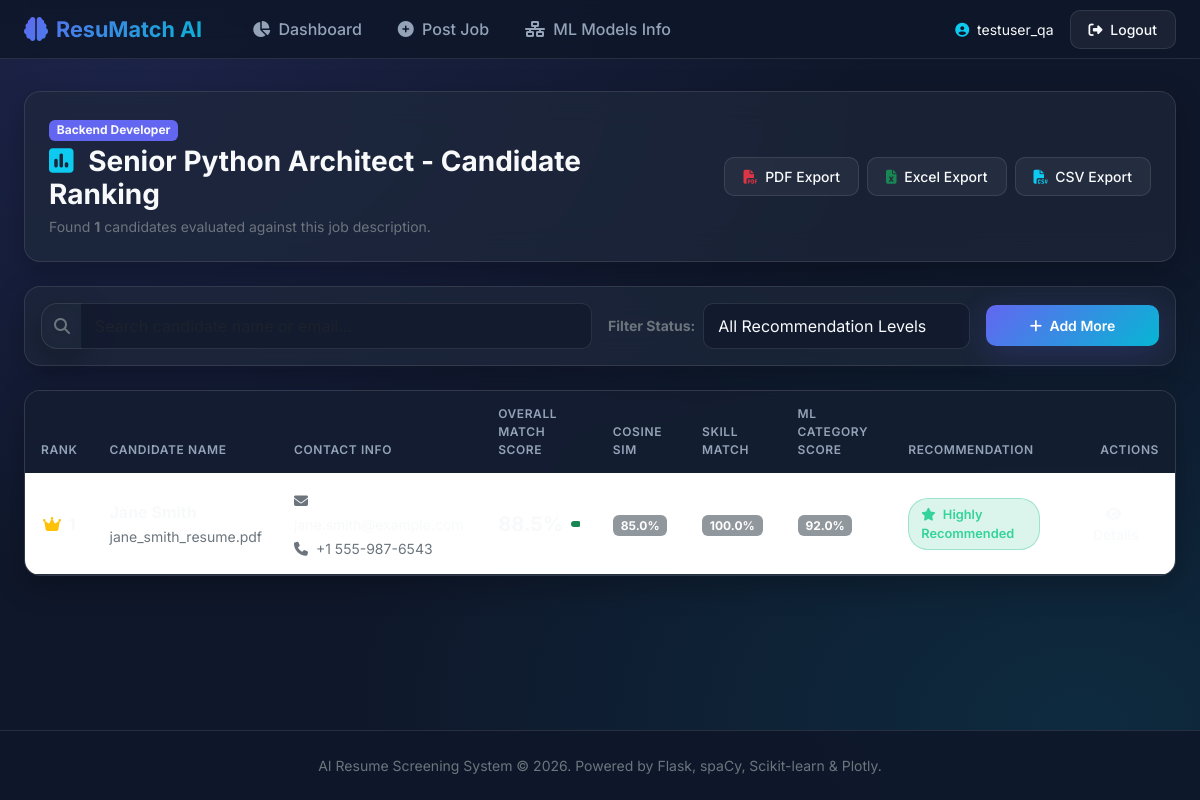
The app's page /results/11 (signed in) with its own data.
### tables this page shows
CREATE TABLE job_descriptions (
    id INTEGER PRIMARY KEY AUTOINCREMENT,
    user_id INTEGER NOT NULL,
    title TEXT NOT NULL,
    category TEXT NOT NULL,
    description_text TEXT NOT NULL,
    required_skills TEXT NOT NULL,
    created_at TIMESTAMP DEFAULT CURRENT_TIMESTAMP,
    FOREIGN KEY (user_id) REFERENCES users(id) ON DELETE CASCADE
);

CREATE TABLE results (
    id INTEGER PRIMARY KEY AUTOINCREMENT,
    job_id INTEGER NOT NULL,
    resume_id INTEGER NOT NULL,
    matching_score REAL NOT NULL,
    cosine_similarity REAL NOT NULL,
    skill_match_score REAL NOT NULL,
    ml_probability REAL NOT NULL,
    missing_skills TEXT,
    suitability_prediction TEXT NOT NULL,
    status TEXT NOT NULL,
    created_at TIMESTAMP DEFAULT CURRENT_TIMESTAMP,
    FOREIGN KEY (job_id) REFERENCES job_descriptions(id) ON DELETE CASCADE,
    FOREIGN KEY (resume_id) REFERENCES resumes(id) ON DELETE CASCADE
);

CREATE TABLE resumes (
    id INTEGER PRIMARY KEY AUTOINCREMENT,
    user_id INTEGER NOT NULL,
    filename TEXT NOT NULL,
    filepath TEXT NOT NULL,
    raw_text TEXT NOT NULL,
    parsed_name TEXT,
    parsed_email TEXT,
    parsed_phone TEXT,
    parsed_skills TEXT,
    parsed_education TEXT,
    parsed_experience TEXT,
    parsed_projects TEXT,
    parsed_certifications TEXT,
    created_at TIMESTAMP DEFAULT CURRENT_TIMESTAMP,
    FOREIGN KEY (user_id) REFERENCES users(id) ON DELETE CASCADE
);

### app.py (the view)
@app.route("/results/<int:job_id>")
@login_required
def view_results(job_id):
    job = get_job_by_id(job_id)
    if not job:
        flash("Job description not found.", "error")
        return redirect(url_for("dashboard"))
    results = get_job_results(job_id)
    return render_template("results.html", job=job, results=results)

### app.py (called while the page is built)
def login_required(f):
    @wraps(f)
    def decorated_function(*args, **kwargs):
        if "user_id" not in session:
            flash("Please sign in to access this page.", "warning")
            return redirect(url_for("login"))
        return f(*args, **kwargs)
    return decorated_function

### database/db_helper.py (called while the page is built)
def get_db_connection():
    conn = sqlite3.connect(DB_PATH)
    conn.row_factory = sqlite3.Row
    return conn

def get_job_by_id(job_id):
    conn = get_db_connection()
    cursor = conn.cursor()
    cursor.execute("SELECT * FROM job_descriptions WHERE id = ?", (job_id,))
    job = cursor.fetchone()
    conn.close()
    return dict(job) if job else None

def get_job_results(job_id):
    conn = get_db_connection()
    cursor = conn.cursor()
    cursor.execute(
        """SELECT res.id as result_id, res.matching_score, res.cosine_similarity,
                  res.skill_match_score, res.ml_probability, res.missing_skills,
                  res.suitability_prediction, res.status, res.created_at as evaluated_at,
                  r.id as resume_id, r.filename, r.parsed_name, r.parsed_email, r.parsed_phone, r.parsed_skills
           FROM results res
           JOIN resumes r ON res.resume_id = r.id
           WHERE res.job_id = ?
           ORDER BY res.matching_score DESC""",
        (job_id,)
    )
    results = cursor.fetchall()
    conn.close()
    return [dict(r) for r in results]

### templates/results.html (shortened to what this page needs)
{% extends 'base.html' %}
{% block content %}
<div class="glass-card mb-4 p-4">
    <div class="row align-items-center g-3">
        <div class="col-md-7">
            <span class="badge bg-indigo text-light mb-1">{{ job.category }}</span>
            <h3 class="fw-bold text-light mb-1">
                <i class="fas fa-poll text-info me-2"></i> {{ job.title }} - Candidate Ranking
            </h3>
            <p class="text-secondary small mb-0">
                Found <strong>{{ results|length }}</strong> candidates evaluated against this job description.
            </p>
        </div>
        <div class="col-md-5 text-md-end d-flex gap-2 justify-content-md-end flex-wrap">
            <a href="{{ url_for('download_report', job_id=job.id, fmt='pdf') }}" class="btn btn-outline-glass btn-sm">
                <i class="fas fa-file-pdf text-danger me-1"></i> PDF Export
            </a>
            <a href="{{ url_for('download_report', job_id=job.id, fmt='excel') }}" class="btn btn-outline-glass btn-sm">
                <i class="fas fa-file-excel text-success me-1"></i> Excel Export
            </a>
            <a href="{{ url_for('download_report', job_id=job.id, fmt='csv') }}" class="btn btn-outline-glass btn-sm">
                <i class="fas fa-file-csv text-info me-1"></i> CSV Export
            </a>
        </div>
    </div>
</div>
<div class="glass-card mb-4 p-3">
    <div class="row g-3 align-items-center">
        <div class="col-md-6">
            <div class="input-group">
                <span class="input-group-text glass-card border-end-0 text-secondary"><i class="fas fa-search"></i></span>
                <input type="text" id="searchCandidate" class="form-control form-control-glass border-start-0" placeholder="Search candidate name or email...">
            </div>
        </div>
        <div class="col-md-4">
            <div class="d-flex align-items-center gap-2">
                <label for="filterStatus" class="text-secondary small text-nowrap fw-bold">Filter Status:</label>
                <select id="filterStatus" class="form-select form-select-glass">
                    <option value="ALL">All Recommendation Levels</option>
                </select>
            </div>
        </div>
        <div class="col-md-2 text-end">
            <a href="{{ url_for('upload_resumes', job_id=job.id) }}" class="btn btn-primary-gradient btn-sm w-100">
                <i class="fas fa-plus me-1"></i> Add More
            </a>
        </div>
    </div>
</div>
<div class="glass-card overflow-hidden">
    {% if results %}
    <div class="table-responsive">
        <table class="table table-glass align-middle mb-0">
            <thead>
                <tr>
                    <th style="width: 60px;" class="text-center">Rank</th>
                    <th>Candidate Name</th>
                    <th>Contact Info</th>
                    <th>Overall Match Score</th>
                    <th>Cosine Sim</th>
                    <th>Skill Match</th>
                    <th>ML Category Score</th>
                    <th>Recommendation</th>
                    <th class="text-end">Actions</th>
                </tr>
            </thead>
            <tbody>
                {% for res in results %}
                <tr class="candidate-row"
                    data-name="{{ res.parsed_name|lower }}"
                    data-email="{{ res.parsed_email|lower }}"
                    data-status="{{ res.status }}">
                    <td class="text-center fw-bold text-light">
                        {% if loop.index == 1 %}
                            <i class="fas fa-crown text-warning me-1"></i> 1
                        {% else %}
                            #{{ loop.index }}
                        {% endif %}
                    </td>
                    <td>
                        <a href="{{ url_for('candidate_detail', result_id=res.result_id) }}" class="fw-bold text-light text-decoration-none">
                        </a>
                        <br>
                        <small class="text-secondary">{{ res.filename }}</small>
                    </td>
                    <td>
                        <small class="text-light"><i class="fas fa-envelope me-1 text-secondary"></i> {{ res.parsed_email }}</small><br>
                        <small class="text-secondary"><i class="fas fa-phone me-1 text-secondary"></i> {{ res.parsed_phone }}</small>
                    </td>
                    <td>
                        <div class="d-flex align-items-center gap-2">
                            <span class="fw-bold text-light fs-5">{{ "%.1f"|format(res.matching_score) }}%</span>
                            <div class="progress flex-grow-1" style="height: 6px; background: rgba(255,255,255,0.1);">
                                <div class="progress-bar {% if res.matching_score >= 80 %}bg-success{% elif res.matching_score >= 60 %}bg-warning{% else %}bg-danger{% endif %}"
                                     style="width: {{ res.matching_score }}%;"></div>
                            </div>
                        </div>
                    </td>
                    <td><span class="badge bg-secondary opacity-75">{{ "%.1f"|format(res.cosine_similarity * 100) }}%</span></td>
                    <td><span class="badge bg-secondary opacity-75">{{ "%.1f"|format(res.skill_match_score) }}%</span></td>
                    <td><span class="badge bg-secondary opacity-75">{{ "%.1f"|format(res.ml_probability * 100) }}%</span></td>
                    <td>
                        {% if "Highly" in res.status %}
                            <span class="badge-status badge-highly-recommended"><i class="fas fa-star me-1"></i> Highly Recommended</span>
                        {% elif "Recommended" in res.status %}
                            <span class="badge-status badge-recommended"><i class="fas fa-thumbs-up me-1"></i> Recommended</span>
                        {% else %}
                            <span class="badge-status badge-not-recommended"><i class="fas fa-times-circle me-1"></i> Not Recommended</span>
                        {% endif %}
                    </td>
                    <td class="text-end">
                        <a href="{{ url_for('candidate_detail', result_id=res.result_id) }}" class="btn btn-outline-glass btn-sm">
                            <i class="fas fa-eye me-1"></i> Details
                        </a>
                    </td>
                </tr>
                {% endfor %}
            </tbody>
        </table>
    </div>
    {% endif %}
</div>
{% endblock %}

### static/css/style.css (style rules this page uses)
:root { --bg-dark: #0f172a; --bg-card: rgba(30, 41, 59, 0.7); --border-card: rgba(255, 255, 255, 0.1); --accent-primary: #6366f1; --accent-secondary: #06b6d4; --accent-gradient: linear-gradient(135deg, #6366f1 0%, #06b6d4 100%); --text-primary: #f8fafc; --text-secondary: #94a3b8; --success: #10b981; --warning: #f59e0b; --danger: #ef4444; --radius-lg: 16px; --radius-md: 10px; --shadow-glow: 0 8px 32px 0 rgba(99, 102, 241, 0.2); }
body { background-color: var(--bg-dark); background-image: radial-gradient(at 10% 10%, rgba(99, 102, 241, 0.15) 0px, transparent 50%), radial-gradient(at 90% 90%, rgba(6, 182, 212, 0.12) 0px, transparent 50%); color: var(--text-primary); font-family: 'Inter', system-ui, -apple-system, sans-serif; min-height: 100vh; display: flex; flex-direction: column; }
.glass-card { background: var(--bg-card); backdrop-filter: blur(16px); -webkit-backdrop-filter: blur(16px); border: 1px solid var(--border-card); border-radius: var(--radius-lg); box-shadow: 0 10px 30px rgba(0, 0, 0, 0.25); transition: transform 0.2s ease, box-shadow 0.2s ease; }
.btn-primary-gradient { background: var(--accent-gradient); color: white; border: none; font-weight: 600; border-radius: var(--radius-md); padding: 10px 22px; box-shadow: var(--shadow-glow); transition: transform 0.15s ease, filter 0.2s ease; }
.btn-outline-glass { background: rgba(255, 255, 255, 0.05); border: 1px solid var(--border-card); color: var(--text-primary); border-radius: var(--radius-md); padding: 8px 18px; font-weight: 500; transition: background 0.2s ease; }
.form-control-glass, .form-select-glass { background: rgba(15, 23, 42, 0.6); border: 1px solid var(--border-card); color: var(--text-primary) !important; border-radius: var(--radius-md); padding: 10px 14px; }
.form-select-glass option { background: #1e293b; color: white; }
.table-glass { color: var(--text-primary); margin-bottom: 0; }
.table-glass th { background: rgba(15, 23, 42, 0.5); color: var(--text-secondary); font-weight: 600; text-transform: uppercase; font-size: 0.75rem; letter-spacing: 0.05em; border-bottom: 1px solid var(--border-card); padding: 14px 16px; }
.table-glass td { padding: 14px 16px; border-bottom: 1px solid rgba(255, 255, 255, 0.05); vertical-align: middle; }
.badge-status { padding: 6px 12px; border-radius: 20px; font-size: 0.8rem; font-weight: 600; display: inline-block; }
.badge-highly-recommended { background: rgba(16, 185, 129, 0.15); color: #34d399; border: 1px solid rgba(16, 185, 129, 0.3); }
.bg-indigo { background-color: var(--accent-primary) !important; }
.progress { background: rgba(255, 255, 255, 0.08); border-radius: 8px; }

### records on screen
job_descriptions: category "Backend Developer", title "Senior Python Architect"
results: filename "jane_smith_resume.pdf", parsed_phone "+1 555-987-6543", matching_score 88.5 (drawn), res.cosine_similarity*100 "85.0", skill_match_score "100.0", res.ml_probability*100 "92.0", shows "Highly Recommended"

### other values on screen
{{ session.get('username') }} "testuser_qa"
{{ results|length }} "1"
